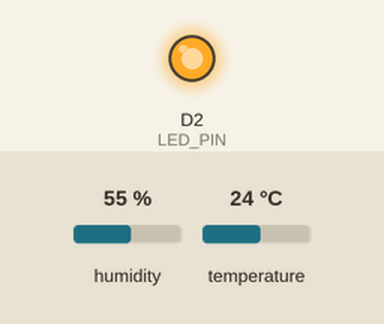
A sketch run on a simulated ESP8266 (NodeMCU). Shown: output pins drawn as LEDs (lit = HIGH). The test bench sets the inputs (shaded band); at power-on: humidity 55 %, temperature 24 °C. WiFi joins after 1.5 s; servers stay silent unless stated; what the sketch prints to the serial monitor is not drawn.

Above: at 3.7 s.
At 11.6 s:
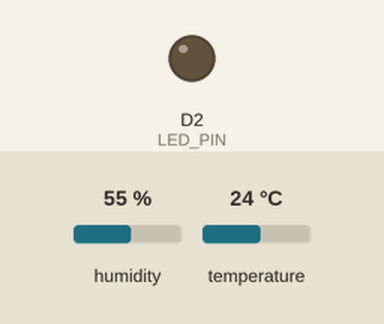
Timing chart, 0 to 24.1 s (numbered marks = the images above):
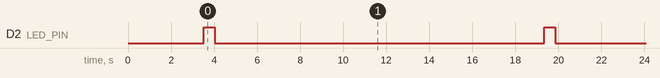

The sketch:

sketch_may31c.ino
```cpp
#include <DHT.h>
#include <ESP8266WiFi.h>
#include <WiFiClient.h>
#include <ThingSpeak.h>

// Definições de pinos e tipos
#define DHTPIN D5
#define DHTTYPE DHT11
#define LED_PIN D2

// Credenciais da rede Wi-Fi
const char* ssid = "Teixeira01";
const char* password = "camillo01";

// Configurações do ThingSpeak
unsigned long myChannelNumber = 2554611;
const char * myWriteAPIKey = "BD723DZ7QPOOKZJ4";

// Instâncias de objetos
DHT dht(DHTPIN, DHTTYPE);
WiFiClient client;

float temperaturaAnterior = NAN; // Inicializa com NAN para garantir a primeira comparação
float umidadeAnterior = NAN; // Inicializa com NAN para garantir a primeira comparação

void setup() {
  Serial.begin(115200);
  dht.begin();
  pinMode(LED_PIN, OUTPUT); // Define o pino do LED como saída
  digitalWrite(LED_PIN, LOW); // Assegura que o LED esteja apagado inicialmente
  delay(2000); // Pequeno atraso para estabilização do sensor

  // Conexão WiFi
  Serial.print("Conectando-se a ");
  Serial.println(ssid);
  WiFi.begin(ssid, password);

  while (WiFi.status() != WL_CONNECTED) {
    delay(500);
    Serial.print(".");
  }
  Serial.println("");
  Serial.println("WiFi conectado");
  Serial.print("Endereço IP: ");
  Serial.println(WiFi.localIP());

  // Inicializa o ThingSpeak
  ThingSpeak.begin(client);
}

void loop() {
  float umidadeAtual = dht.readHumidity();
  float temperaturaAtual = dht.readTemperature(false);

  // Verifica se houve falha na leitura e tenta novamente
  if (isnan(umidadeAtual) || isnan(temperaturaAtual)) {
    Serial.println("Falha na leitura do sensor DHT!");
  } else {
    Serial.print("Temperatura: ");
    Serial.print(temperaturaAtual);
    Serial.print("°C   Umidade: ");
    Serial.println(umidadeAtual);

    // Pisca o LED a cada nova leitura
    digitalWrite(LED_PIN, HIGH); // Acende o LED
    delay(500); // Mantém o LED aceso por 0.5 segundo
    digitalWrite(LED_PIN, LOW); // Apaga o LED

    // Envia os dados para o ThingSpeak com tentativas de repetição
    ThingSpeak.setField(1, temperaturaAtual);
    ThingSpeak.setField(2, umidadeAtual);

    int x = ThingSpeak.writeFields(myChannelNumber, myWriteAPIKey);
    if(x == 200) {
      Serial.println("Atualização bem-sucedida no ThingSpeak");
    } else {
      Serial.print("Erro ao atualizar o ThingSpeak. Código de erro: ");
      Serial.println(x);
      // Tentativas de repetição
      for (int i = 0; i < 3 && x != 200; i++) {
        delay(1000);
        x = ThingSpeak.writeFields(myChannelNumber, myWriteAPIKey);
        if (x == 200) {
          Serial.println("Atualização bem-sucedida no ThingSpeak após tentativa de repetição");
        } else {
          Serial.print("Nova tentativa falhou. Código de erro: ");
          Serial.println(x);
        }
      }
    }

    // Atualiza os valores anteriores
    temperaturaAnterior = temperaturaAtual;
    umidadeAnterior = umidadeAtual;
  }

  // Verifica o estado da conexão Wi-Fi
  if (WiFi.status() != WL_CONNECTED) {
    Serial.println("WiFi desconectado! Tentando reconectar...");
    while (WiFi.status() != WL_CONNECTED) {
      WiFi.begin(ssid, password);
      delay(500);
      Serial.print(".");
    }
    Serial.println("");
    Serial.println("WiFi reconectado");
  }

  delay(15000); // Intervalo de 15 segundos entre leituras para respeitar os limites do ThingSpeak
}
```

Measured:
- by itself, D2 (LED_PIN): alternates HIGH for 0.50 s and LOW for 15.3 s
